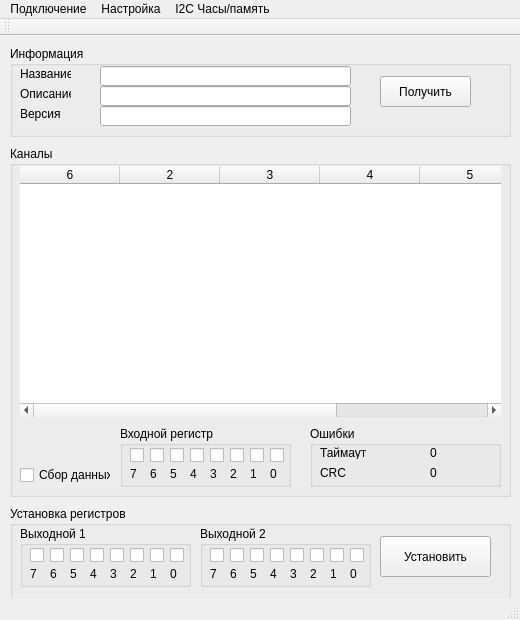
<?xml version="1.0" encoding="UTF-8"?>
<ui version="4.0">
 <class>MainWindow</class>
 <widget class="QMainWindow" name="MainWindow">
  <property name="geometry">
   <rect>
    <x>0</x>
    <y>0</y>
    <width>520</width>
    <height>620</height>
   </rect>
  </property>
  <property name="sizePolicy">
   <sizepolicy hsizetype="Fixed" vsizetype="Fixed">
    <horstretch>0</horstretch>
    <verstretch>0</verstretch>
   </sizepolicy>
  </property>
  <property name="minimumSize">
   <size>
    <width>520</width>
    <height>620</height>
   </size>
  </property>
  <property name="maximumSize">
   <size>
    <width>520</width>
    <height>620</height>
   </size>
  </property>
  <property name="font">
   <font>
    <weight>50</weight>
    <italic>false</italic>
    <bold>false</bold>
    <stylestrategy>PreferDefault</stylestrategy>
   </font>
  </property>
  <property name="windowTitle">
   <string>ГЕО-2005 ТЕСТ</string>
  </property>
  <widget class="QWidget" name="centralWidget">
   <widget class="QGroupBox" name="groupBox_3">
    <property name="geometry">
     <rect>
      <x>10</x>
      <y>110</y>
      <width>501</width>
      <height>351</height>
     </rect>
    </property>
    <property name="title">
     <string>Каналы</string>
    </property>
    <widget class="QTableWidget" name="tableWidget">
     <property name="geometry">
      <rect>
       <x>10</x>
       <y>20</y>
       <width>481</width>
       <height>251</height>
      </rect>
     </property>
     <property name="mouseTracking">
      <bool>false</bool>
     </property>
     <property name="frameShape">
      <enum>QFrame::NoFrame</enum>
     </property>
     <property name="frameShadow">
      <enum>QFrame::Raised</enum>
     </property>
     <property name="tabKeyNavigation">
      <bool>true</bool>
     </property>
     <property name="showDropIndicator" stdset="0">
      <bool>true</bool>
     </property>
     <property name="dragEnabled">
      <bool>false</bool>
     </property>
     <property name="showGrid">
      <bool>true</bool>
     </property>
     <property name="gridStyle">
      <enum>Qt::SolidLine</enum>
     </property>
     <property name="wordWrap">
      <bool>false</bool>
     </property>
     <property name="cornerButtonEnabled">
      <bool>true</bool>
     </property>
     <property name="rowCount">
      <number>0</number>
     </property>
     <property name="columnCount">
      <number>6</number>
     </property>
     <attribute name="horizontalHeaderDefaultSectionSize">
      <number>100</number>
     </attribute>
     <attribute name="verticalHeaderVisible">
      <bool>false</bool>
     </attribute>
     <attribute name="verticalHeaderCascadingSectionResizes">
      <bool>false</bool>
     </attribute>
     <attribute name="verticalHeaderHighlightSections">
      <bool>true</bool>
     </attribute>
     <attribute name="verticalHeaderMinimumSectionSize">
      <number>20</number>
     </attribute>
     <attribute name="verticalHeaderShowSortIndicator" stdset="0">
      <bool>false</bool>
     </attribute>
     <column>
      <property name="text">
       <string>6</string>
      </property>
     </column>
     <column/>
     <column/>
     <column/>
     <column/>
     <column/>
    </widget>
    <widget class="QCheckBox" name="checkBox">
     <property name="geometry">
      <rect>
       <x>10</x>
       <y>320</y>
       <width>91</width>
       <height>18</height>
      </rect>
     </property>
     <property name="text">
      <string>Сбор данных</string>
     </property>
    </widget>
    <widget class="QGroupBox" name="groupBox_2">
     <property name="geometry">
      <rect>
       <x>110</x>
       <y>280</y>
       <width>171</width>
       <height>61</height>
      </rect>
     </property>
     <property name="title">
      <string>Входной регистр</string>
     </property>
     <widget class="QCheckBox" name="checkBox_2">
      <property name="geometry">
       <rect>
        <x>10</x>
        <y>20</y>
        <width>16</width>
        <height>18</height>
       </rect>
      </property>
      <property name="text">
       <string/>
      </property>
      <property name="checkable">
       <bool>true</bool>
      </property>
     </widget>
     <widget class="QCheckBox" name="checkBox_3">
      <property name="geometry">
       <rect>
        <x>30</x>
        <y>20</y>
        <width>16</width>
        <height>18</height>
       </rect>
      </property>
      <property name="text">
       <string/>
      </property>
      <property name="checkable">
       <bool>true</bool>
      </property>
     </widget>
     <widget class="QCheckBox" name="checkBox_4">
      <property name="geometry">
       <rect>
        <x>50</x>
        <y>20</y>
        <width>16</width>
        <height>18</height>
       </rect>
      </property>
      <property name="text">
       <string/>
      </property>
      <property name="checkable">
       <bool>true</bool>
      </property>
     </widget>
     <widget class="QCheckBox" name="checkBox_5">
      <property name="geometry">
       <rect>
        <x>70</x>
        <y>20</y>
        <width>16</width>
        <height>18</height>
       </rect>
      </property>
      <property name="text">
       <string/>
      </property>
      <property name="checkable">
       <bool>true</bool>
      </property>
     </widget>
     <widget class="QCheckBox" name="checkBox_6">
      <property name="geometry">
       <rect>
        <x>90</x>
        <y>20</y>
        <width>16</width>
        <height>18</height>
       </rect>
      </property>
      <property name="text">
       <string/>
      </property>
      <property name="checkable">
       <bool>true</bool>
      </property>
     </widget>
     <widget class="QCheckBox" name="checkBox_7">
      <property name="geometry">
       <rect>
        <x>110</x>
        <y>20</y>
        <width>16</width>
        <height>18</height>
       </rect>
      </property>
      <property name="text">
       <string/>
      </property>
      <property name="checkable">
       <bool>true</bool>
      </property>
     </widget>
     <widget class="QCheckBox" name="checkBox_8">
      <property name="geometry">
       <rect>
        <x>130</x>
        <y>20</y>
        <width>16</width>
        <height>18</height>
       </rect>
      </property>
      <property name="text">
       <string/>
      </property>
      <property name="checkable">
       <bool>true</bool>
      </property>
     </widget>
     <widget class="QCheckBox" name="checkBox_9">
      <property name="geometry">
       <rect>
        <x>150</x>
        <y>20</y>
        <width>16</width>
        <height>18</height>
       </rect>
      </property>
      <property name="text">
       <string/>
      </property>
      <property name="checkable">
       <bool>true</bool>
      </property>
     </widget>
     <widget class="QLabel" name="label_3">
      <property name="geometry">
       <rect>
        <x>150</x>
        <y>40</y>
        <width>16</width>
        <height>16</height>
       </rect>
      </property>
      <property name="text">
       <string>0</string>
      </property>
     </widget>
     <widget class="QLabel" name="label_4">
      <property name="geometry">
       <rect>
        <x>10</x>
        <y>40</y>
        <width>16</width>
        <height>16</height>
       </rect>
      </property>
      <property name="text">
       <string>7</string>
      </property>
     </widget>
     <widget class="QLabel" name="label_10">
      <property name="geometry">
       <rect>
        <x>30</x>
        <y>40</y>
        <width>16</width>
        <height>16</height>
       </rect>
      </property>
      <property name="text">
       <string>6</string>
      </property>
     </widget>
     <widget class="QLabel" name="label_11">
      <property name="geometry">
       <rect>
        <x>50</x>
        <y>40</y>
        <width>16</width>
        <height>16</height>
       </rect>
      </property>
      <property name="text">
       <string>5</string>
      </property>
     </widget>
     <widget class="QLabel" name="label_12">
      <property name="geometry">
       <rect>
        <x>70</x>
        <y>40</y>
        <width>16</width>
        <height>16</height>
       </rect>
      </property>
      <property name="text">
       <string>4</string>
      </property>
     </widget>
     <widget class="QLabel" name="label_13">
      <property name="geometry">
       <rect>
        <x>90</x>
        <y>40</y>
        <width>16</width>
        <height>16</height>
       </rect>
      </property>
      <property name="text">
       <string>3</string>
      </property>
     </widget>
     <widget class="QLabel" name="label_14">
      <property name="geometry">
       <rect>
        <x>110</x>
        <y>40</y>
        <width>16</width>
        <height>16</height>
       </rect>
      </property>
      <property name="text">
       <string>2</string>
      </property>
     </widget>
     <widget class="QLabel" name="label_15">
      <property name="geometry">
       <rect>
        <x>130</x>
        <y>40</y>
        <width>16</width>
        <height>16</height>
       </rect>
      </property>
      <property name="text">
       <string>1</string>
      </property>
     </widget>
    </widget>
    <widget class="QGroupBox" name="groupBox_7">
     <property name="geometry">
      <rect>
       <x>300</x>
       <y>280</y>
       <width>191</width>
       <height>61</height>
      </rect>
     </property>
     <property name="title">
      <string>Ошибки</string>
     </property>
     <widget class="QLabel" name="label_28">
      <property name="geometry">
       <rect>
        <x>10</x>
        <y>20</y>
        <width>46</width>
        <height>13</height>
       </rect>
      </property>
      <property name="text">
       <string>Таймаут</string>
      </property>
     </widget>
     <widget class="QLabel" name="label_29">
      <property name="geometry">
       <rect>
        <x>10</x>
        <y>40</y>
        <width>46</width>
        <height>13</height>
       </rect>
      </property>
      <property name="text">
       <string>CRC</string>
      </property>
     </widget>
     <widget class="QLabel" name="label_30">
      <property name="geometry">
       <rect>
        <x>120</x>
        <y>20</y>
        <width>46</width>
        <height>13</height>
       </rect>
      </property>
      <property name="text">
       <string>0</string>
      </property>
     </widget>
     <widget class="QLabel" name="label_31">
      <property name="geometry">
       <rect>
        <x>120</x>
        <y>40</y>
        <width>46</width>
        <height>13</height>
       </rect>
      </property>
      <property name="text">
       <string>0</string>
      </property>
     </widget>
    </widget>
   </widget>
   <widget class="QGroupBox" name="groupBox_4">
    <property name="enabled">
     <bool>true</bool>
    </property>
    <property name="geometry">
     <rect>
      <x>10</x>
      <y>10</y>
      <width>501</width>
      <height>91</height>
     </rect>
    </property>
    <property name="title">
     <string>Информация</string>
    </property>
    <widget class="QPushButton" name="pushButton_2">
     <property name="geometry">
      <rect>
       <x>370</x>
       <y>30</y>
       <width>91</width>
       <height>31</height>
      </rect>
     </property>
     <property name="text">
      <string>Получить</string>
     </property>
    </widget>
    <widget class="QLabel" name="label">
     <property name="geometry">
      <rect>
       <x>10</x>
       <y>20</y>
       <width>51</width>
       <height>16</height>
      </rect>
     </property>
     <property name="text">
      <string>Название</string>
     </property>
    </widget>
    <widget class="QLabel" name="label_2">
     <property name="geometry">
      <rect>
       <x>10</x>
       <y>40</y>
       <width>51</width>
       <height>16</height>
      </rect>
     </property>
     <property name="text">
      <string>Описание</string>
     </property>
    </widget>
    <widget class="QLabel" name="label_5">
     <property name="geometry">
      <rect>
       <x>10</x>
       <y>60</y>
       <width>51</width>
       <height>16</height>
      </rect>
     </property>
     <property name="text">
      <string>Версия</string>
     </property>
    </widget>
    <widget class="QLineEdit" name="lineEdit_2">
     <property name="geometry">
      <rect>
       <x>90</x>
       <y>20</y>
       <width>251</width>
       <height>20</height>
      </rect>
     </property>
     <property name="maxLength">
      <number>20</number>
     </property>
     <property name="readOnly">
      <bool>true</bool>
     </property>
    </widget>
    <widget class="QLineEdit" name="lineEdit_3">
     <property name="geometry">
      <rect>
       <x>90</x>
       <y>40</y>
       <width>251</width>
       <height>20</height>
      </rect>
     </property>
     <property name="maxLength">
      <number>40</number>
     </property>
     <property name="readOnly">
      <bool>true</bool>
     </property>
    </widget>
    <widget class="QLineEdit" name="lineEdit_4">
     <property name="geometry">
      <rect>
       <x>90</x>
       <y>60</y>
       <width>251</width>
       <height>20</height>
      </rect>
     </property>
     <property name="maxLength">
      <number>5</number>
     </property>
     <property name="readOnly">
      <bool>true</bool>
     </property>
    </widget>
   </widget>
   <widget class="QGroupBox" name="groupBox">
    <property name="geometry">
     <rect>
      <x>10</x>
      <y>470</y>
      <width>501</width>
      <height>101</height>
     </rect>
    </property>
    <property name="title">
     <string>Установка регистров</string>
    </property>
    <widget class="QGroupBox" name="groupBox_5">
     <property name="geometry">
      <rect>
       <x>10</x>
       <y>20</y>
       <width>171</width>
       <height>61</height>
      </rect>
     </property>
     <property name="title">
      <string>Выходной 1</string>
     </property>
     <widget class="QCheckBox" name="checkBox_10">
      <property name="geometry">
       <rect>
        <x>10</x>
        <y>20</y>
        <width>16</width>
        <height>18</height>
       </rect>
      </property>
      <property name="text">
       <string/>
      </property>
     </widget>
     <widget class="QCheckBox" name="checkBox_11">
      <property name="geometry">
       <rect>
        <x>30</x>
        <y>20</y>
        <width>16</width>
        <height>18</height>
       </rect>
      </property>
      <property name="text">
       <string/>
      </property>
     </widget>
     <widget class="QCheckBox" name="checkBox_12">
      <property name="geometry">
       <rect>
        <x>50</x>
        <y>20</y>
        <width>16</width>
        <height>18</height>
       </rect>
      </property>
      <property name="text">
       <string/>
      </property>
     </widget>
     <widget class="QCheckBox" name="checkBox_13">
      <property name="geometry">
       <rect>
        <x>70</x>
        <y>20</y>
        <width>16</width>
        <height>18</height>
       </rect>
      </property>
      <property name="text">
       <string/>
      </property>
     </widget>
     <widget class="QCheckBox" name="checkBox_14">
      <property name="geometry">
       <rect>
        <x>90</x>
        <y>20</y>
        <width>16</width>
        <height>18</height>
       </rect>
      </property>
      <property name="text">
       <string/>
      </property>
     </widget>
     <widget class="QCheckBox" name="checkBox_15">
      <property name="geometry">
       <rect>
        <x>110</x>
        <y>20</y>
        <width>16</width>
        <height>18</height>
       </rect>
      </property>
      <property name="text">
       <string/>
      </property>
     </widget>
     <widget class="QCheckBox" name="checkBox_16">
      <property name="geometry">
       <rect>
        <x>130</x>
        <y>20</y>
        <width>16</width>
        <height>18</height>
       </rect>
      </property>
      <property name="text">
       <string/>
      </property>
     </widget>
     <widget class="QCheckBox" name="checkBox_17">
      <property name="geometry">
       <rect>
        <x>150</x>
        <y>20</y>
        <width>16</width>
        <height>18</height>
       </rect>
      </property>
      <property name="text">
       <string/>
      </property>
     </widget>
     <widget class="QLabel" name="label_6">
      <property name="geometry">
       <rect>
        <x>150</x>
        <y>40</y>
        <width>16</width>
        <height>16</height>
       </rect>
      </property>
      <property name="text">
       <string>0</string>
      </property>
     </widget>
     <widget class="QLabel" name="label_7">
      <property name="geometry">
       <rect>
        <x>10</x>
        <y>40</y>
        <width>16</width>
        <height>16</height>
       </rect>
      </property>
      <property name="text">
       <string>7</string>
      </property>
     </widget>
     <widget class="QLabel" name="label_16">
      <property name="geometry">
       <rect>
        <x>130</x>
        <y>40</y>
        <width>16</width>
        <height>16</height>
       </rect>
      </property>
      <property name="text">
       <string>1</string>
      </property>
     </widget>
     <widget class="QLabel" name="label_17">
      <property name="geometry">
       <rect>
        <x>50</x>
        <y>40</y>
        <width>16</width>
        <height>16</height>
       </rect>
      </property>
      <property name="text">
       <string>5</string>
      </property>
     </widget>
     <widget class="QLabel" name="label_18">
      <property name="geometry">
       <rect>
        <x>90</x>
        <y>40</y>
        <width>16</width>
        <height>16</height>
       </rect>
      </property>
      <property name="text">
       <string>3</string>
      </property>
     </widget>
     <widget class="QLabel" name="label_19">
      <property name="geometry">
       <rect>
        <x>70</x>
        <y>40</y>
        <width>16</width>
        <height>16</height>
       </rect>
      </property>
      <property name="text">
       <string>4</string>
      </property>
     </widget>
     <widget class="QLabel" name="label_20">
      <property name="geometry">
       <rect>
        <x>30</x>
        <y>40</y>
        <width>16</width>
        <height>16</height>
       </rect>
      </property>
      <property name="text">
       <string>6</string>
      </property>
     </widget>
     <widget class="QLabel" name="label_21">
      <property name="geometry">
       <rect>
        <x>110</x>
        <y>40</y>
        <width>16</width>
        <height>16</height>
       </rect>
      </property>
      <property name="text">
       <string>2</string>
      </property>
     </widget>
    </widget>
    <widget class="QGroupBox" name="groupBox_6">
     <property name="geometry">
      <rect>
       <x>190</x>
       <y>20</y>
       <width>171</width>
       <height>61</height>
      </rect>
     </property>
     <property name="title">
      <string>Выходной 2</string>
     </property>
     <widget class="QCheckBox" name="checkBox_18">
      <property name="geometry">
       <rect>
        <x>10</x>
        <y>20</y>
        <width>16</width>
        <height>18</height>
       </rect>
      </property>
      <property name="text">
       <string/>
      </property>
     </widget>
     <widget class="QCheckBox" name="checkBox_19">
      <property name="geometry">
       <rect>
        <x>30</x>
        <y>20</y>
        <width>16</width>
        <height>18</height>
       </rect>
      </property>
      <property name="text">
       <string/>
      </property>
     </widget>
     <widget class="QCheckBox" name="checkBox_20">
      <property name="geometry">
       <rect>
        <x>50</x>
        <y>20</y>
        <width>16</width>
        <height>18</height>
       </rect>
      </property>
      <property name="text">
       <string/>
      </property>
     </widget>
     <widget class="QCheckBox" name="checkBox_21">
      <property name="geometry">
       <rect>
        <x>70</x>
        <y>20</y>
        <width>16</width>
        <height>18</height>
       </rect>
      </property>
      <property name="text">
       <string/>
      </property>
     </widget>
     <widget class="QCheckBox" name="checkBox_22">
      <property name="geometry">
       <rect>
        <x>90</x>
        <y>20</y>
        <width>16</width>
        <height>18</height>
       </rect>
      </property>
      <property name="text">
       <string/>
      </property>
     </widget>
     <widget class="QCheckBox" name="checkBox_23">
      <property name="geometry">
       <rect>
        <x>110</x>
        <y>20</y>
        <width>16</width>
        <height>18</height>
       </rect>
      </property>
      <property name="text">
       <string/>
      </property>
     </widget>
     <widget class="QCheckBox" name="checkBox_24">
      <property name="geometry">
       <rect>
        <x>130</x>
        <y>20</y>
        <width>16</width>
        <height>18</height>
       </rect>
      </property>
      <property name="text">
       <string/>
      </property>
     </widget>
     <widget class="QCheckBox" name="checkBox_25">
      <property name="geometry">
       <rect>
        <x>150</x>
        <y>20</y>
        <width>16</width>
        <height>18</height>
       </rect>
      </property>
      <property name="text">
       <string/>
      </property>
     </widget>
     <widget class="QLabel" name="label_8">
      <property name="geometry">
       <rect>
        <x>150</x>
        <y>40</y>
        <width>16</width>
        <height>16</height>
       </rect>
      </property>
      <property name="text">
       <string>0</string>
      </property>
     </widget>
     <widget class="QLabel" name="label_9">
      <property name="geometry">
       <rect>
        <x>10</x>
        <y>40</y>
        <width>16</width>
        <height>16</height>
       </rect>
      </property>
      <property name="text">
       <string>7</string>
      </property>
     </widget>
     <widget class="QLabel" name="label_22">
      <property name="geometry">
       <rect>
        <x>130</x>
        <y>40</y>
        <width>16</width>
        <height>16</height>
       </rect>
      </property>
      <property name="text">
       <string>1</string>
      </property>
     </widget>
     <widget class="QLabel" name="label_23">
      <property name="geometry">
       <rect>
        <x>50</x>
        <y>40</y>
        <width>16</width>
        <height>16</height>
       </rect>
      </property>
      <property name="text">
       <string>5</string>
      </property>
     </widget>
     <widget class="QLabel" name="label_24">
      <property name="geometry">
       <rect>
        <x>90</x>
        <y>40</y>
        <width>16</width>
        <height>16</height>
       </rect>
      </property>
      <property name="text">
       <string>3</string>
      </property>
     </widget>
     <widget class="QLabel" name="label_25">
      <property name="geometry">
       <rect>
        <x>70</x>
        <y>40</y>
        <width>16</width>
        <height>16</height>
       </rect>
      </property>
      <property name="text">
       <string>4</string>
      </property>
     </widget>
     <widget class="QLabel" name="label_26">
      <property name="geometry">
       <rect>
        <x>30</x>
        <y>40</y>
        <width>16</width>
        <height>16</height>
       </rect>
      </property>
      <property name="text">
       <string>6</string>
      </property>
     </widget>
     <widget class="QLabel" name="label_27">
      <property name="geometry">
       <rect>
        <x>110</x>
        <y>40</y>
        <width>16</width>
        <height>16</height>
       </rect>
      </property>
      <property name="text">
       <string>2</string>
      </property>
     </widget>
    </widget>
    <widget class="QPushButton" name="pushButton">
     <property name="geometry">
      <rect>
       <x>370</x>
       <y>30</y>
       <width>111</width>
       <height>41</height>
      </rect>
     </property>
     <property name="text">
      <string>Установить</string>
     </property>
    </widget>
   </widget>
  </widget>
  <widget class="QMenuBar" name="menuBar">
   <property name="geometry">
    <rect>
     <x>0</x>
     <y>0</y>
     <width>520</width>
     <height>18</height>
    </rect>
   </property>
   <widget class="QMenu" name="menu">
    <property name="title">
     <string>Настройка</string>
    </property>
    <addaction name="action_COM"/>
    <addaction name="action_SAVE"/>
    <addaction name="action_LOAD"/>
    <addaction name="action_5"/>
   </widget>
   <widget class="QMenu" name="menu_3">
    <property name="title">
     <string>Подключение</string>
    </property>
    <addaction name="action_2"/>
   </widget>
   <widget class="QMenu" name="menuI2C">
    <property name="title">
     <string>I2C Часы/память</string>
    </property>
    <addaction name="action_3"/>
   </widget>
   <addaction name="menu_3"/>
   <addaction name="menu"/>
   <addaction name="menuI2C"/>
  </widget>
  <widget class="QToolBar" name="mainToolBar">
   <attribute name="toolBarArea">
    <enum>TopToolBarArea</enum>
   </attribute>
   <attribute name="toolBarBreak">
    <bool>false</bool>
   </attribute>
  </widget>
  <widget class="QStatusBar" name="statusBar"/>
  <action name="action_COM">
   <property name="text">
    <string>Настройка COM порта</string>
   </property>
  </action>
  <action name="action_SAVE">
   <property name="text">
    <string>Сохранить настройки</string>
   </property>
  </action>
  <action name="action_LOAD">
   <property name="text">
    <string>Загрузить настройки</string>
   </property>
  </action>
  <action name="action_2">
   <property name="text">
    <string>Подключить</string>
   </property>
  </action>
  <action name="action_3">
   <property name="text">
    <string>Настройки</string>
   </property>
  </action>
  <action name="action_5">
   <property name="text">
    <string>Установить параметры каналов</string>
   </property>
  </action>
 </widget>
 <layoutdefault spacing="6" margin="11"/>
 <resources/>
 <connections/>
</ui>
